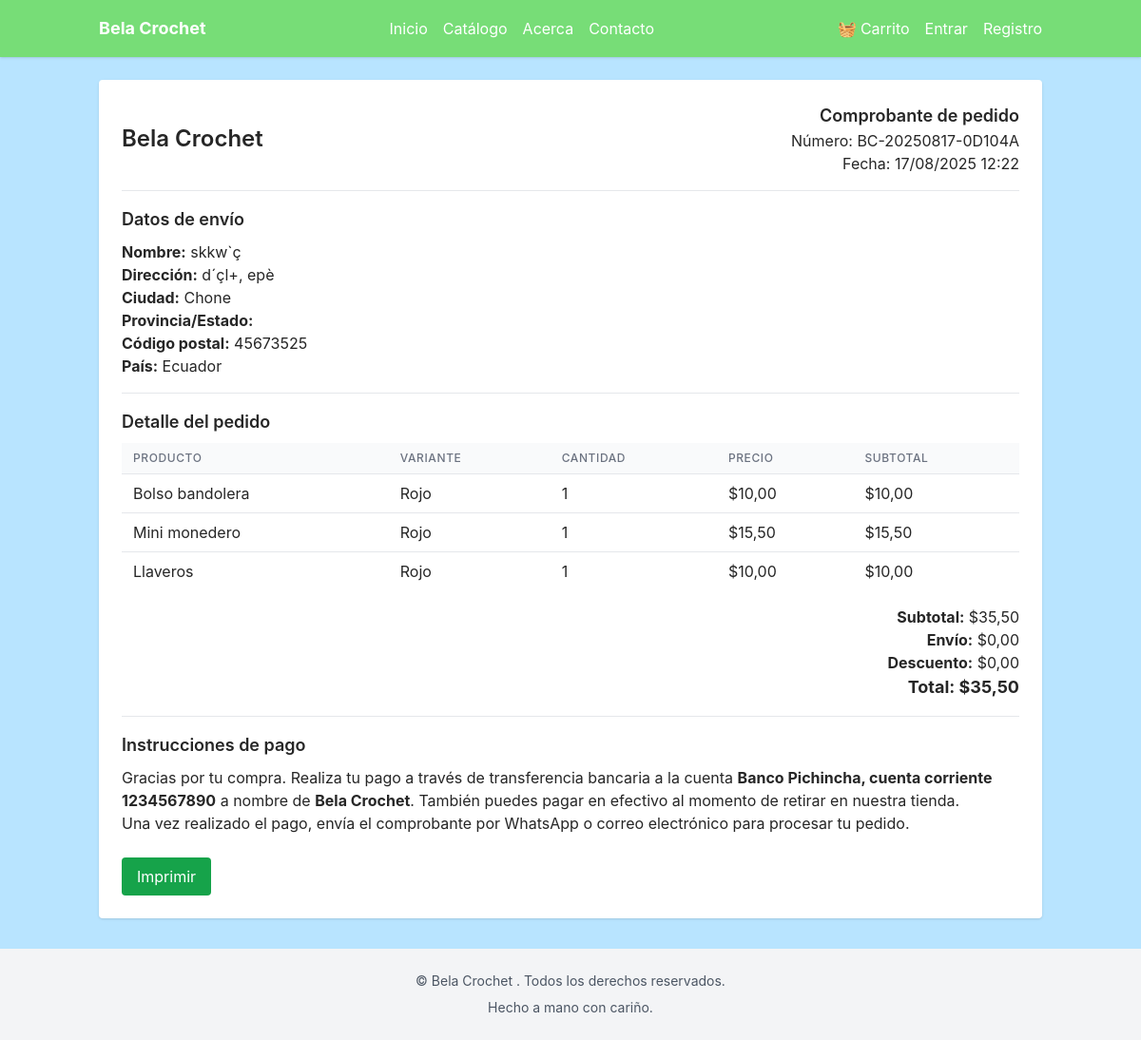
The app's page /comprobante/BC-20250817-0D104A/ with its own data.
### orders/models.py (models this page shows, shortened)
class Order(models.Model):
    STATUS_CHOICES = [
        ("creado", "Creado"),
        ("confirmado", "Confirmado"),
        ("preparacion", "En preparación"),
        ("enviado", "Enviado"),
        ("entregado", "Entregado"),
        ("cancelado", "Cancelado"),
    ]
    user = models.ForeignKey(
        settings.AUTH_USER_MODEL,
        on_delete=models.SET_NULL,
        null=True,
        blank=True,
        related_name="orders",
    )
    order_number = models.CharField(
        max_length=30,
        unique=True,
        editable=False,
        default=generate_order_number,
    )
    status = models.CharField(max_length=20, choices=STATUS_CHOICES, default="creado")
    subtotal = models.DecimalField(max_digits=10, decimal_places=2, default=0)
    shipping_cost = models.DecimalField(max_digits=10, decimal_places=2, default=0)
    discount_total = models.DecimalField(max_digits=10, decimal_places=2, default=0)
    total = models.DecimalField(max_digits=10, decimal_places=2, default=0)
    created_at = models.DateTimeField(auto_now_add=True)
    updated_at = models.DateTimeField(auto_now=True)
    shipping_full_name = models.CharField(max_length=100)
    shipping_address_line1 = models.CharField(max_length=255)
    shipping_address_line2 = models.CharField(max_length=255, blank=True)
    shipping_city = models.CharField(max_length=100)
    shipping_state = models.CharField(max_length=100, blank=True)
    shipping_postal_code = models.CharField(max_length=20, blank=True)
    shipping_country = models.CharField(max_length=100, default="Ecuador")
    class Meta:
        verbose_name = "Pedido"
        verbose_name_plural = "Pedidos"
        ordering = ["-created_at"]

class OrderItem(models.Model):
    order = models.ForeignKey(Order, on_delete=models.CASCADE, related_name="items")
    product_name = models.CharField(max_length=150)
    variant_name = models.CharField(max_length=50)
    sku = models.CharField(max_length=30)
    unit_price = models.DecimalField(max_digits=10, decimal_places=2)
    quantity = models.PositiveIntegerField()
    line_total = models.DecimalField(max_digits=10, decimal_places=2)
    class Meta:
        verbose_name = "Línea de pedido"
        verbose_name_plural = "Líneas de pedido"

### receipts/views.py (the view, shortened to what this page needs)
# urls.py: path("<str:order_number>/", ReceiptDetailView.as_view(), name="receipt_detail"),
class ReceiptDetailView(DetailView):
    model = Receipt
    template_name = "receipts/receipt_detail.html"
    context_object_name = "receipt"
    slug_field = "order__order_number"
    slug_url_kwarg = "order_number"
    def get_object(self):
        order_number = self.kwargs.get("order_number")
        order = get_object_or_404(Order, order_number=order_number)
        receipt, _created = Receipt.objects.get_or_create(order=order)
        return receipt
    def get_context_data(self, **kwargs):
        context = super().get_context_data(**kwargs)
        context["order"] = self.object.order
        context["items"] = self.object.order.items.all()
        return context

### core/context_processors.py (called while the page is built)
def site_settings(request):
    try:
        setting = SiteSetting.objects.first()
    except Exception:
        setting = None
    return {
        "site_settings": setting,
        "brand_name": setting.brand_name if setting else "Bela Crochet",
    }

def cart_mini(request):
    total_qty = 0
    total_price = 0
    cart = None
    if request.user.is_authenticated:
        cart = Cart.objects.filter(user=request.user).first()
    else:
        session_key = request.session.get(settings.CART_SESSION_ID)
        if session_key:
            cart = Cart.objects.filter(session_key=session_key).first()
    if cart:
        total_qty = cart.items.aggregate(total=Sum("quantity"))[("total")] or 0
        total_price = sum(item.line_subtotal() for item in cart.items.all())
    return {
        "cart_total_qty": total_qty or 0,
        "cart_total_price": total_price or 0,
    }

### templates/receipts/receipt_detail.html (shortened to what this page needs)
{% extends "base.html" %}
{% block content %}
<div class="bg-white shadow rounded p-6">
    <div class="flex justify-between items-center mb-4">
        <div>
            <h1 class="text-2xl font-semibold">{{ brand_name }}</h1>
        </div>
        <div class="text-right">
            <p class="font-semibold text-lg">Comprobante de pedido</p>
            <p>Número: {{ order.order_number }}</p>
            <p>Fecha: {{ order.created_at|date:"d/m/Y H:i" }}</p>
        </div>
    </div>
    <hr class="my-4" />
    <h2 class="text-lg font-semibold mb-2">Datos de envío</h2>
    <p><strong>Nombre:</strong> {{ order.shipping_full_name }}</p>
    <p><strong>Dirección:</strong> {{ order.shipping_address_line1 }}{% if order.shipping_address_line2 %}, {{ order.shipping_address_line2 }}{% endif %}</p>
    <p><strong>Ciudad:</strong> {{ order.shipping_city }}</p>
    <p><strong>Provincia/Estado:</strong> {{ order.shipping_state }}</p>
    <p><strong>Código postal:</strong> {{ order.shipping_postal_code }}</p>
    <p><strong>País:</strong> {{ order.shipping_country }}</p>
    <hr class="my-4" />
    <h2 class="text-lg font-semibold mb-2">Detalle del pedido</h2>
    <table class="w-full divide-y divide-gray-200 mb-4">
        <thead class="bg-gray-50">
            <tr>
                <th class="px-3 py-2 text-left text-xs font-medium text-gray-500 uppercase tracking-wider">Producto</th>
                <th class="px-3 py-2 text-left text-xs font-medium text-gray-500 uppercase tracking-wider">Variante</th>
                <th class="px-3 py-2 text-left text-xs font-medium text-gray-500 uppercase tracking-wider">Cantidad</th>
                <th class="px-3 py-2 text-left text-xs font-medium text-gray-500 uppercase tracking-wider">Precio</th>
                <th class="px-3 py-2 text-left text-xs font-medium text-gray-500 uppercase tracking-wider">Subtotal</th>
            </tr>
        </thead>
        <tbody class="bg-white divide-y divide-gray-200">
            {% for item in items %}
                <tr>
                    <td class="px-3 py-2 whitespace-nowrap">{{ item.product_name }}</td>
                    <td class="px-3 py-2 whitespace-nowrap">{{ item.variant_name }}</td>
                    <td class="px-3 py-2 whitespace-nowrap">{{ item.quantity }}</td>
                    <td class="px-3 py-2 whitespace-nowrap">${{ item.unit_price }}</td>
                    <td class="px-3 py-2 whitespace-nowrap">${{ item.line_total }}</td>
                </tr>
            {% endfor %}
        </tbody>
    </table>
    <div class="text-right mb-4">
        <p><strong>Subtotal:</strong> ${{ order.subtotal }}</p>
        <p><strong>Envío:</strong> ${{ order.shipping_cost }}</p>
        <p><strong>Descuento:</strong> ${{ order.discount_total }}</p>
        <p class="text-lg font-bold">Total: ${{ order.total }}</p>
    </div>
    <hr class="my-4" />
    <h2 class="text-lg font-semibold mb-2">Instrucciones de pago</h2>
    <p>Gracias por tu compra. Realiza tu pago a través de transferencia bancaria a la cuenta <strong>Banco Pichincha, cuenta corriente 1234567890</strong> a nombre de <strong>Bela Crochet</strong>. También puedes pagar en efectivo al momento de retirar en nuestra tienda.</p>
    <p>Una vez realizado el pago, envía el comprobante por WhatsApp o correo electrónico para procesar tu pedido.</p>
    <div class="mt-6 no-print">
        <button onclick="window.print();" class="px-4 py-2 bg-green-600 text-white rounded hover:bg-green-700">Imprimir</button>
    </div>
</div>
{% endblock %}

### catalog/static/css/styles.css (style rules this page uses)
:root { --rosa-principal: #ff85d5; --lila: #e79eff; --azul-claro: #b8e4ff; --rosa-coral: #ff94a2; --amarillo: #ffe180; --verde: #77dd77; --negro: #333333; --blanco: #ffffff; }
body { background-color: var(--azul-claro); color: var(--negro); font-family: 'Inter', sans-serif; margin: 0; padding: 0; }

### templates/base.html (style rules this page uses)
body { font-family: 'Inter', sans-serif; background-color: var(--azul-claro); }

### records on screen
Order: order_number "BC-20250817-0D104A", created_at "17/08/2025 12:22", shipping_full_name "skkw`ç", shipping_address_line1 "d´çl+", shipping_address_line2 "epè", shipping_city "Chone", shipping_postal_code "45673525", shipping_country "Ecuador", subtotal "35,50", shipping_cost "0,00", discount_total "0,00", total "35,50"
OrderItem: product_name "Bolso bandolera", variant_name "Rojo", quantity "1", unit_price "10,00", line_total "10,00"
OrderItem: product_name "Mini monedero", variant_name "Rojo", quantity "1", unit_price "15,50", line_total "15,50"
OrderItem: product_name "Llaveros", variant_name "Rojo", quantity "1", unit_price "10,00", line_total "10,00"

### other values on screen
{{ brand_name }} "Bela Crochet"
